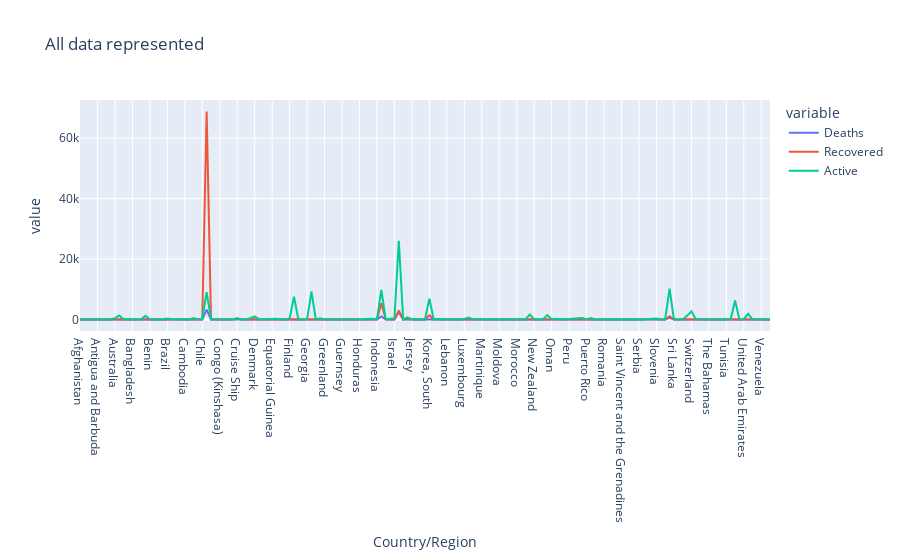

Write notebook code for a chart like this one.
### Markdown cell above
All in one graph

### Code cell
fig=px.line(output1,y=output1.columns[1:4],title="All data represented")
fig.show()

### Figure 1 — Plotly figure (JSON) as saved in the notebook; plotly's stock layout.template omitted (floating-point values rounded to 4 significant figures; data arrays with more than 128 entries replaced by an {"elided": "..."} marker saying what was removed)
{"data": [{"hovertemplate": "variable=Deaths<br>Country/Region=%{x}<br>value=%{y}<extra></extra>", "legendgroup": "Deaths", "line": {"color": "#636efa", "dash": "solid"}, "marker": {"symbol": "circle"}, "mode": "lines", "name": "Deaths", "orientation": "v", "showlegend": true, "type": "scatter", "x": {"elided": "159 str values"}, "xaxis": "x", "y": {"elided": "159 int values"}, "yaxis": "y"}, {"hovertemplate": "variable=Recovered<br>Country/Region=%{x}<br>value=%{y}<extra></extra>", "legendgroup": "Recovered", "line": {"color": "#EF553B", "dash": "solid"}, "marker": {"symbol": "circle"}, "mode": "lines", "name": "Recovered", "orientation": "v", "showlegend": true, "type": "scatter", "x": {"elided": "159 str values"}, "xaxis": "x", "y": {"elided": "159 int values"}, "yaxis": "y"}, {"hovertemplate": "variable=Active<br>Country/Region=%{x}<br>value=%{y}<extra></extra>", "legendgroup": "Active", "line": {"color": "#00cc96", "dash": "solid"}, "marker": {"symbol": "circle"}, "mode": "lines", "name": "Active", "orientation": "v", "showlegend": true, "type": "scatter", "x": {"elided": "159 str values"}, "xaxis": "x", "y": {"elided": "159 int values"}, "yaxis": "y"}], "layout": {"legend": {"title": {"text": "variable"}, "tracegroupgap": 0}, "title": {"text": "All data represented"}, "xaxis": {"anchor": "y", "domain": [0, 1], "title": {"text": "Country/Region"}}, "yaxis": {"anchor": "x", "domain": [0, 1], "title": {"text": "value"}}}}
